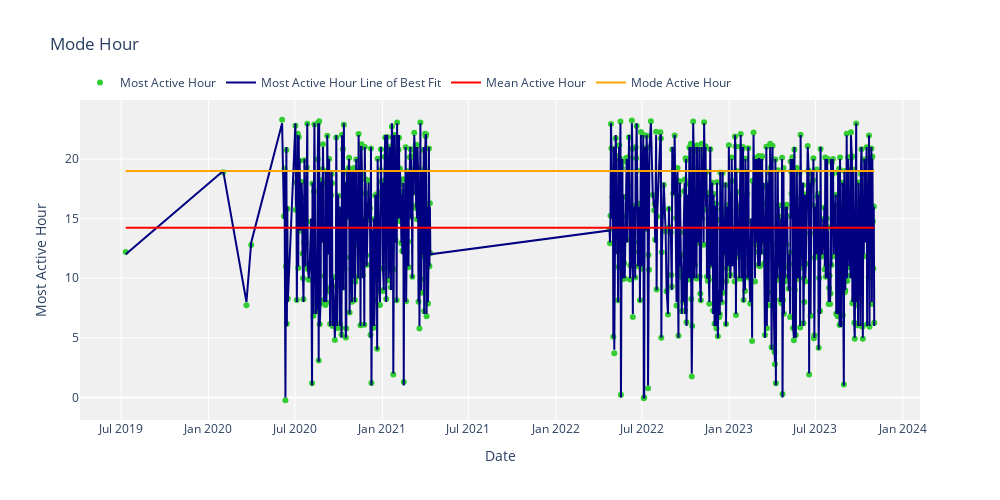

The code cell stored with this chart in its notebook:
### Code cell
# Calculate mean and mode
mean_active_hour = mode_hour_df['most active hour'].mean()
mode_active_hour = stats.mode(mode_hour_df['most active hour'], keepdims=True)[0][0]

# Create a scatter plot with jitter and light blue markers
scatter = go.Scatter(x=mode_hour_df['date'], y=mode_hour_df['most active hour'] + np.random.uniform(-0.3, 0.3, len(mode_hour_df)),  # Added jitter
                     mode='markers', name='Most Active Hour',
                     marker=dict(color='limegreen'))  # Changed marker color to light blue

# Create a line plot with green color
line = go.Scatter(x=mode_hour_df['date'], y=mode_hour_df['most active hour'], mode='lines', name='Most Active Hour Line of Best Fit', line=dict(color='navy'))

# Create horizontal lines as scatter traces for mean and mode
mean_line = go.Scatter(x=mode_hour_df['date'], y=[mean_active_hour] * len(mode_hour_df), mode='lines', name='Mean Active Hour', line=dict(color='red', width=2))
mode_line = go.Scatter(x=mode_hour_df['date'], y=[mode_active_hour] * len(mode_hour_df), mode='lines', name='Mode Active Hour', line=dict(color='orange', width=2))

# Create a layout with increased plot size
layout = go.Layout(title='Mode Hour', xaxis=dict(title='Date'), yaxis=dict(title='Most Active Hour'),
                   autosize=False, width=1000, height=500,  # Increased width and height
                   legend=dict(orientation='h', x=0, y=1.1) # Adjust legend position
                   )

# Create a figure and add the scatter, line, and horizontal line plots
fig = go.Figure(data=[scatter, line, mean_line, mode_line], layout=layout)

# Change grid color
fig.update_layout(plot_bgcolor='rgba(240, 240, 240, 0.95)')  # light grey background

# Change color of scatter plot markers
scatter.marker.color = 'darkblue'

# Change color of line plot
line.line.color = 'darkgreen'

# Change color of mean and mode lines
mean_line.line.color = 'darkred'
mode_line.line.color = 'darkorange'

fig.show()

### Figure 1 — Plotly figure (JSON) as saved in the notebook; plotly's stock layout.template omitted (floating-point values rounded to 4 significant figures; data arrays with more than 128 entries replaced by an {"elided": "..."} marker saying what was removed)
{"data": [{"marker": {"color": "limegreen"}, "mode": "markers", "name": "Most Active Hour", "x": {"elided": "777 str values"}, "y": {"elided": "777 float values"}, "type": "scatter"}, {"line": {"color": "navy"}, "mode": "lines", "name": "Most Active Hour Line of Best Fit", "x": {"elided": "777 str values"}, "y": {"elided": "777 int values"}, "type": "scatter"}, {"line": {"color": "red", "width": 2}, "mode": "lines", "name": "Mean Active Hour", "x": {"elided": "777 str values"}, "y": {"elided": "777 float values"}, "type": "scatter"}, {"line": {"color": "orange", "width": 2}, "mode": "lines", "name": "Mode Active Hour", "x": {"elided": "777 str values"}, "y": {"elided": "777 int values"}, "type": "scatter"}], "layout": {"autosize": false, "height": 500, "legend": {"orientation": "h", "x": 0, "y": 1.1}, "title": {"text": "Mode Hour"}, "width": 1000, "xaxis": {"title": {"text": "Date"}}, "yaxis": {"title": {"text": "Most Active Hour"}}, "plot_bgcolor": "rgba(240, 240, 240, 0.95)"}}
